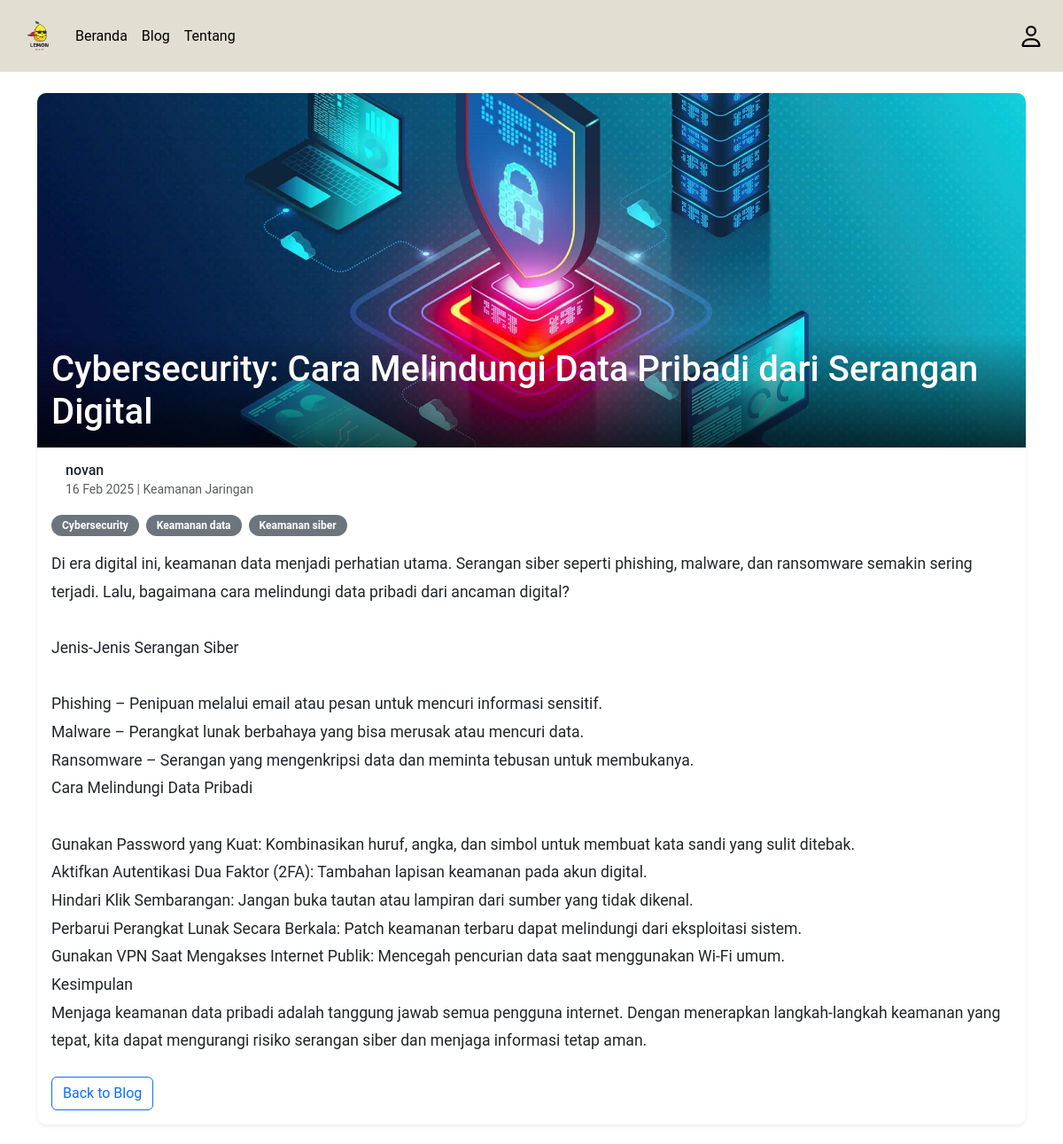
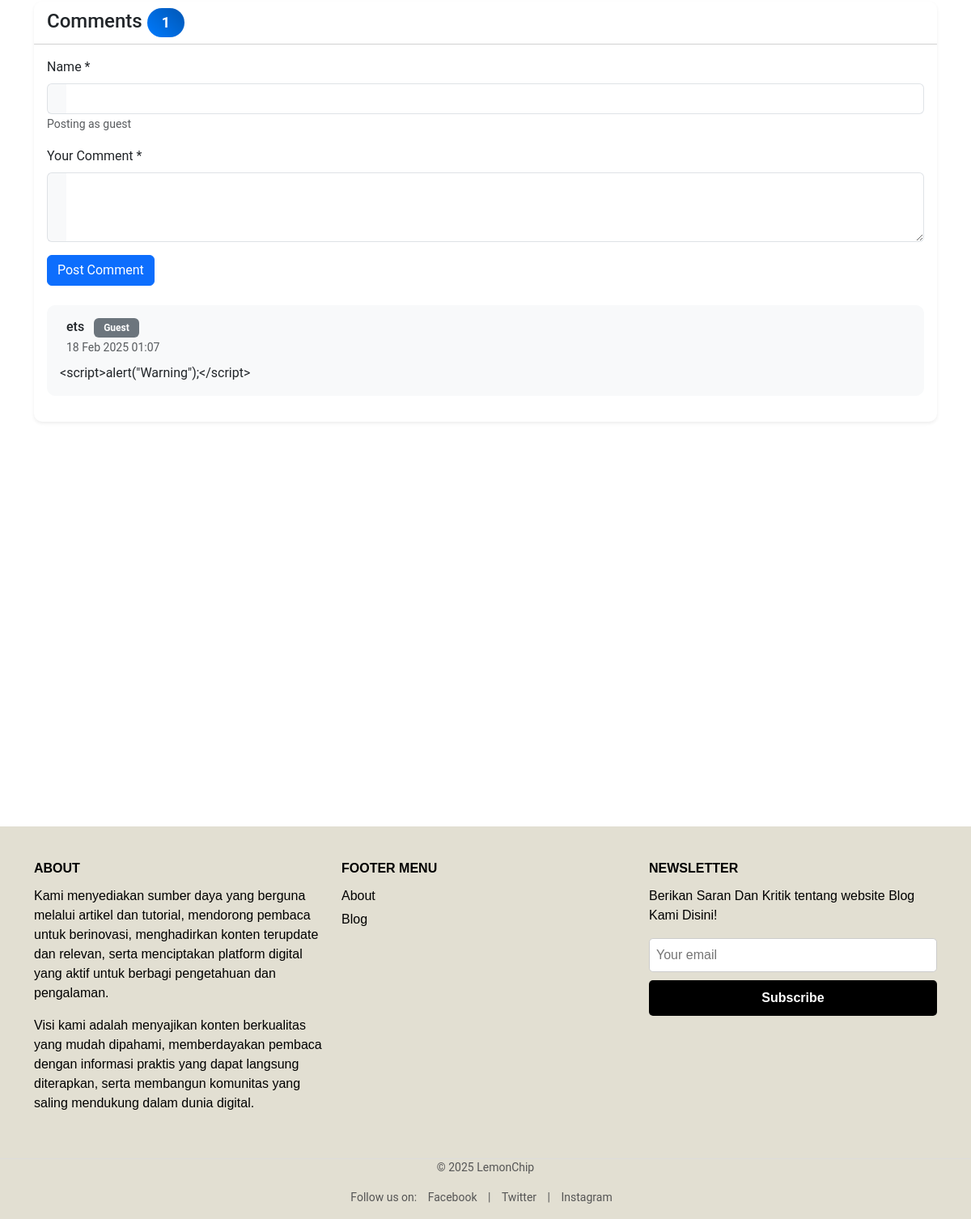
Page /detail.php?id=23 on the committed database (2 pictures, top to bottom).
### tables this page shows
CREATE TABLE `artikel` (
  `id` int NOT NULL,
  `judul` varchar(100) NOT NULL,
  `tanggal` datetime NOT NULL,
  `isi` mediumtext NOT NULL,
  `gambar` varchar(50) NOT NULL,
  `UserId` int DEFAULT NULL,
  `status` varchar(20) NOT NULL,
  `category_id` int DEFAULT NULL,
  `keywords` varchar(255) DEFAULT NULL,
  `is_hidden` tinyint(1) DEFAULT '0'
);

CREATE TABLE `user` (
  `UserId` int NOT NULL,
  `nama` varchar(100) NOT NULL,
  `email` varchar(255) NOT NULL,
  `password` varchar(255) NOT NULL,
  `role` varchar(10) NOT NULL
);

CREATE TABLE `categories` (
  `id` int NOT NULL,
  `name` varchar(50) NOT NULL
);

CREATE TABLE `article_keywords` (
  `id` int NOT NULL,
  `artikel_id` int NOT NULL,
  `keyword` varchar(50) NOT NULL,
  `created_at` timestamp NULL DEFAULT CURRENT_TIMESTAMP
);

CREATE TABLE `comments` (
  `id` int NOT NULL,
  `artikel_id` int NOT NULL,
  `isi` text NOT NULL,
  `nama` varchar(100) NOT NULL,
  `tanggal` timestamp NULL DEFAULT CURRENT_TIMESTAMP,
  `UserId` int DEFAULT NULL,
  `guest_name` varchar(50) DEFAULT NULL
);

### functions.php (called while the page is built, shortened)
<?php
function getUserInfo()
{
  $userInfo = [
    'userId' => null,
    'nama' => 'Guest',
    'isLoggedIn' => false
  ];
  return $userInfo;
}
?>

### detail.php (the view, shortened to what this page needs)
<?php
require 'functions.php';
$id = (int) $_GET['id'];
$userInfo = getUserInfo();
$isLoggedIn = $userInfo['isLoggedIn'];
$sql = "SELECT a.*, c.name as category_name, u.nama as author_name
        FROM artikel a
        LEFT JOIN categories c ON a.category_id = c.id
        LEFT JOIN user u ON a.UserId = u.UserId
        WHERE a.id = ? AND a.status = 'Dipublish'";
$stmt = $conn->prepare($sql);
$stmt->bind_param("i", $id);
$stmt->execute();
$result = $stmt->get_result();
$articles = $result->fetch_all(MYSQLI_ASSOC);
$article = $articles[0];
$sql = "SELECT c.*,
        CASE WHEN c.UserId IS NOT NULL THEN u.nama ELSE c.guest_name END as display_name,
        CASE WHEN c.UserId IS NOT NULL THEN 'Member' ELSE 'Guest' END as user_type
        FROM comments c
        LEFT JOIN user u ON c.UserId = u.UserId
        WHERE c.artikel_id = ?
        ORDER BY c.tanggal DESC";
$stmt = $conn->prepare($sql);
$stmt->bind_param("i", $id);
$stmt->execute();
$result = $stmt->get_result();
$comments = $result->fetch_all(MYSQLI_ASSOC);
$sql = "SELECT keyword FROM article_keywords WHERE artikel_id = ?";
$stmt = $conn->prepare($sql);
$stmt->bind_param("i", $id);
$stmt->execute();
$result = $stmt->get_result();
$keywords = $result->fetch_all(MYSQLI_ASSOC);
?>
<?php require("views/partials/header.php") ?>
<div class="container mt-4">
    <div class="card shadow-sm mb-4">
        <div class="position-relative">
            <img src="img/<?= htmlspecialchars($article['gambar']) ?>" class="card-img-top"
                alt="<?= htmlspecialchars($article['judul']) ?>" style="height: 400px; object-fit: cover;">
            <div class="position-absolute bottom-0 start-0 w-100 p-3"
                style="background: linear-gradient(to top, rgba(0,0,0,0.7), transparent);">
                <h1 class="text-white mb-0"><?= htmlspecialchars($article['judul']) ?></h1>
            </div>
        </div>
        <div class="card-body">
            <div class="d-flex align-items-center mb-3">
                <div>
                    <h6 class="mb-0"><?= htmlspecialchars($article['author_name']) ?></h6>
                    <small class="text-muted">
                        <i class="bi bi-calendar3"></i> <?= date('d M Y', strtotime($article['tanggal'])) ?> |
                        <i class="bi bi-folder2"></i> <?= htmlspecialchars($article['category_name']) ?>
                    </small>
                </div>
            </div>
            <?php if (!empty($keywords)): ?>
            <div class="mb-3">
                <?php foreach ($keywords as $keyword): ?>
                <span class="badge bg-secondary me-1 rounded-pill">
                    <i class="bi bi-tag-fill"></i> <?= htmlspecialchars($keyword['keyword']) ?>
                </span>
                <?php endforeach; ?>
            </div>
            <?php endif; ?>
            <div class="article-content mb-4">
                <?= nl2br(htmlspecialchars($article['isi'])) ?>
            </div>
            <a href="blog.php" class="btn btn-outline-primary">
                <i class="bi bi-arrow-left"></i> Back to Blog
            </a>
        </div>
    </div>
    <div class="card shadow-sm" id="comments">
        <div class="card-header bg-white">
            <h4 class="mb-0">
                Comments <span class="badge bg-primary rounded-pill"><?= count($comments) ?></span>
            </h4>
        </div>
        <div class="card-body">
            <div class="comment-form mb-4">
                <form action="" method="POST">
                    <?php if (!$isLoggedIn): ?>
                    <div class="mb-3">
                        <label class="form-label">Name *</label>
                        <div class="input-group">
                            <span class="input-group-text"><i class="bi bi-person"></i></span>
                            <input type="text" name="guest_name" class="form-control" required>
                        </div>
                        <small class="text-muted">Posting as guest</small>
                    </div>
                    <?php endif; ?>
                    <div class="mb-3">
                        <label class="form-label">Your Comment *</label>
                        <div class="input-group">
                            <span class="input-group-text"><i class="bi bi-chat-dots"></i></span>
                            <textarea name="comment" class="form-control" rows="3" required></textarea>
                        </div>
                    </div>
                    <button type="submit" name="submit_comment" class="btn btn-primary">
                        <i class="bi bi-send"></i> Post Comment
                    </button>
                </form>
            </div>
            <div class="comments-list">
                <?php if (!empty($comments)): ?>
                <?php foreach ($comments as $comment): ?>
                <div class="comment-item mb-3">
                    <div class="card bg-light">
                        <div class="card-body">
                            <div class="d-flex justify-content-between align-items-center mb-2">
                                <div class="d-flex align-items-center">
                                    <div>
                                        <h6 class="mb-0">
                                            <?= htmlspecialchars($comment['display_name']) ?>
                                            <span
                                                class="badge <?= $comment['user_type'] === 'Member' ? 'bg-primary' : 'bg-secondary' ?> ms-2">
                                                <?= $comment['user_type'] ?>
                                            </span>
                                        </h6>
                                        <small class="text-muted">
                                            <?= date('d M Y H:i', strtotime($comment['tanggal'])) ?>
                                        </small>
                                    </div>
                                </div>
                            </div>
                            <p class="mb-0"><?= nl2br(htmlspecialchars($comment['isi'])) ?></p>
                        </div>
                    </div>
                </div>
                <?php endforeach; ?>
                <?php endif; ?>
            </div>
        </div>
    </div>
</div>
<?php require("views/partials/footer.php") ?>

### views/partials/header.php (style rules this page uses)
body { font-family: 'Roboto', sans-serif; min-height: 100vh; display: flex; flex-direction: column; }
.container { flex: 1; }

### detail.php (style rules this page uses)
.card { border: none; border-radius: 10px; overflow: hidden; }
.shadow-sm { box-shadow: 0 0.125rem 0.25rem rgba(0, 0, 0, 0.075) !important; }
.badge { padding: 0.5em 1em; }
.article-content { font-size: 1.1rem; line-height: 1.8; }
.comment-item { transition: transform 0.2s; }
.input-group-text { background-color: #f8f9fa; border-right: none; }
.input-group .form-control { border-left: none; }
.bg-primary { background: linear-gradient(45deg, #007bff, #0056b3) !important; }

### rows in the picture
artikel: gambar (picture), judul "Cybersecurity: Cara Melindungi Data Pribadi dari Serangan Digital", UserId.nama "novan", tanggal "16 Feb 2025", category.name "Keamanan Jaringan", isi "Di era digital ini, keamanan data menjadi perhatian utama. Serangan siber seperti phishing, malware, dan ransomware semakin sering terjadi. Lalu, bagaimana cara melindungi data pribadi dari ancaman digital? Jenis-Jenis Serangan Siber Phishing – Penipuan melalui email atau pesan untuk mencuri informasi sensitif. Malware – Perangkat lunak berbahaya yang bisa merusak atau mencuri data. Ransomware – Serangan yang mengenkripsi data dan meminta tebusan untuk membukanya. Cara Melindungi Data Pribadi Gunakan Password yang Kuat: Kombinasikan huruf, angka, dan simbol untuk membuat kata sandi yang sulit ditebak. Aktifkan Autentikasi Dua Faktor (2FA): Tambahan lapisan keamanan pada akun digital.…"
article_keywords: keyword "Cybersecurity"
article_keywords: keyword "Keamanan data"
article_keywords: keyword "Keamanan siber"
comments: display_name "ets", user_type "Guest", tanggal "18 Feb 2025 01:07", isi "<script>alert(\"Warning\");</script>"

### other values in the picture
count($comments) "1"
